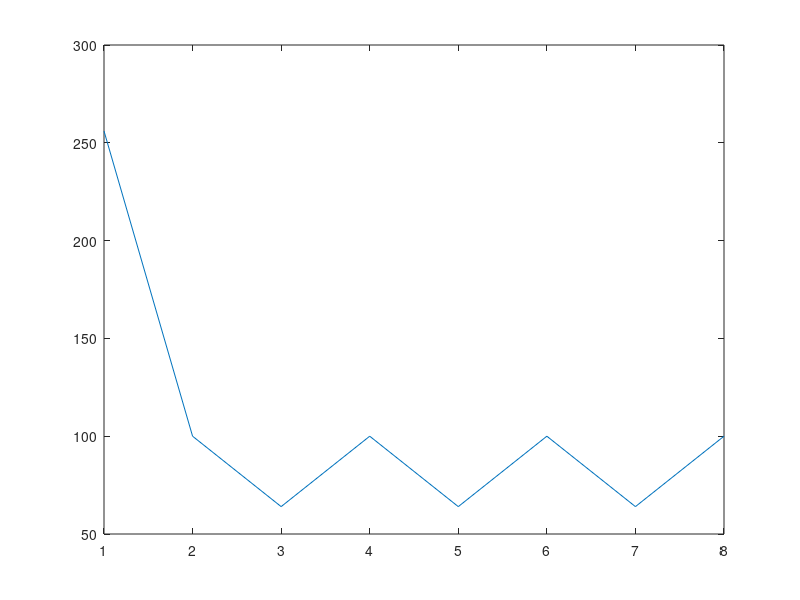

MATLAB code to generate this figure:
%2016-05-12 OFDM transmitter

close all,clc,clear all;

nInfBits = 8;
%signalInf_b = randi([0,1],nInfBits,1); %information signal = noise
signalInf_b = [0 1 2 3 10 3 2 1]; %information signal = noise
signalInf_b = [0 1 1 1 10 1 1 1]; %information signal = noise

U_PSD = fft(signalInf_b).*conj(fft(signalInf_b));   %power spectrum density
ifft(signalInf_b)
fft(signalInf_b)

figure,plot(U_PSD);
% xlabel('sec');
% title('transmitted signal u');
